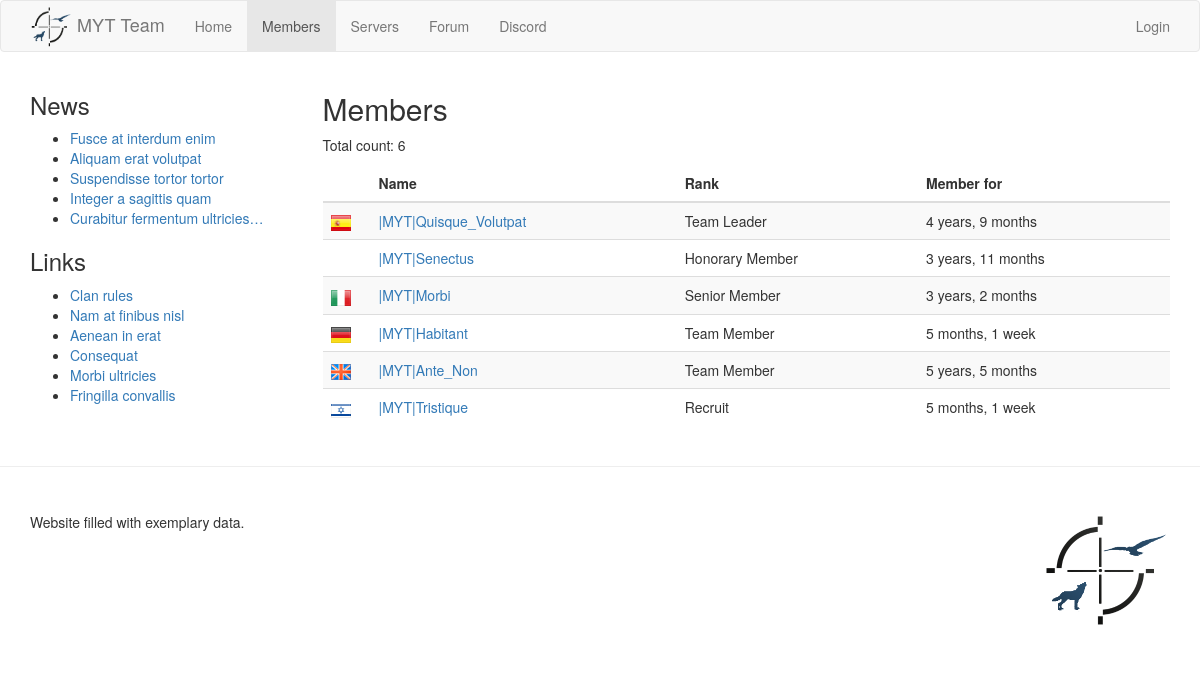
The page /members/ on the database its author committed.
### homepage/models.py (models this page shows, shortened)
class News(models.Model):
	title = models.CharField(max_length=150)
	body = models.TextField()
	date_written = models.DateTimeField(auto_now_add=True)
	date_modified = models.DateTimeField(auto_now=True)
	is_sticky = models.BooleanField("pin at the top", default=False)
	is_draft = models.BooleanField("save as draft", default=False)
	objects = NewsManager()
	class Meta:
		verbose_name_plural = "news"

class Setting(models.Model):
	key = models.CharField(primary_key=True, max_length=50)
	verbose_key = models.CharField("setting", max_length=50, blank=True, null=True)
	hints = models.TextField(blank=True, null=True)
	value = models.TextField(blank=True)
	@staticmethod
	def fetch_setting(key, default=""):
		try:
			setting = Setting.objects.get(key=key)
		except Setting.DoesNotExist:
			return default
		if setting.value:
			return setting.value
		else:
			return default

class Player(models.Model):
	MALE = 1
	FEMALE = 2
	GENDER_CHOICES = (
		(MALE, 'Male'),
		(FEMALE, 'Female'),
	)
	user = models.OneToOneField(User, on_delete=models.CASCADE, primary_key=True, verbose_name="associated account")
	rank = models.ForeignKey("homepage.Rank", on_delete=models.SET_NULL, blank=True, null=True, help_text="Every member must have a rank")
	games = models.ManyToManyField("homepage.Game", related_name="players")
	country = models.ForeignKey("homepage.Country", on_delete=models.SET_NULL, null=True, blank=True)
	is_member = models.BooleanField(default=True)
	date_joined = models.DateField("joined the clan on")
	date_left = models.DateField("left the clan on", null=True, blank=True, help_text="Leave blank if currently is a member")
	first_name = models.CharField(max_length=20, null=True, blank=True)
	birthday = models.DateField(null=True, blank=True)
	gender = models.PositiveIntegerField(choices=GENDER_CHOICES, blank=True, null=True)
	discord_profile = models.CharField(max_length=20, null=True, blank=True, help_text="Discord name and discriminator in format: Example#1234")
	steam_profile = models.CharField(max_length=150, null=True, blank=True, help_text="Full URL to steam profile")
	forum_profile = models.PositiveIntegerField(null=True, blank=True, help_text="User ID on phpBB forum")
	db_profile = models.PositiveIntegerField("DB profile", null=True, blank=True, help_text="Profile ID in players database")
	objects = PlayerManager()
	def member_name(self):
		if not self.is_member:
			return self.user.username
		else:
			return "|MYT|" + self.user.username

class Country(models.Model):
	name = models.CharField(max_length=20)
	flag = models.FilePathField(path=settings.MEDIA_ROOT+"flags/", allow_files=True, blank=True, null=True)
	def flag_url(self):
		if self.flag:
			return settings.MEDIA_URL+"flags/"+os.path.basename(self.flag)
		return ""
	class Meta:
		verbose_name_plural = "countries"

class Rank(models.Model):
	name = models.CharField(max_length=30)
	suffix = models.CharField(max_length=10, null=True, blank=True, help_text="Suffix added to member's name, for example: >SrM<")
	value = models.IntegerField(help_text="Used for sorting; greater value -> rank displayed higher")
	objects = RankManager()

### homepage/views.py (the view)
# urls.py: url(r'^members/$', views.members, name="members"),
def members(request):
	return render(request, 'homepage/members.html', merge_dicts(get_common_context(), {
		'members': Player.objects.members().order_by("-rank__value", "-date_joined"),
	}))

### homepage/models.py (called while the page is built)
	def get_queryset(self, *args, **kwargs):
		return super(PlayerManager, self).get_queryset().order_by("user__username")

	def members(self):
		return self.get_queryset().filter(is_member=True)

	def new_members(self, period=30):
		return self.members().filter(date_joined__gte=timezone.now()-datetime.timedelta(days=period))

	def get_queryset(self, *args, **kwargs):
		return super(NewsManager, self).get_queryset().order_by("-is_sticky", "-date_written")

	def public(self):
		return self.get_queryset().filter(is_draft=False)

	def latest(self, count=5):
		return self.public()[:count]

### homepage/views.py (called while the page is built)
def get_common_context():
	return {
		'latest_news': News.objects.latest(),
		'new_members': Player.objects.new_members(),
		'links': Setting.fetch_setting('links', '[links]'),
		'footer': Setting.fetch_setting('footer', '[footer]'),
	}

### myt_homepage/utils.py (called while the page is built)
def merge_dicts(*dict_args):
    result = {}
    for dictionary in dict_args:
        result.update(dictionary)
    return result

### homepage/templates/homepage/members.html (shortened to what this page needs)
{% extends "homepage/base.html" %}
{% load static %}
{% block content %}
	<div class="row">
		<div class="col-md-3">
			{% include 'homepage/includes/sidebar.html' %}
		</div>
		<div class="col-md-9">
			<section>
				<h2>Members</h2>
				{% if members %}
				<p>Total count: {{members|length}}</p>
				<table class="table table-striped">
					<thead>
						<tr>
							<th style="width: 48px;"></th>
							<th>Name</th>
							<th>Rank</th>
							<th>Member for</th>
						</tr>
					</thead>
					<tbody>
						{% for member in members %}
						<tr>
							<td>{% include 'homepage/includes/country_flag.html' with country=member.country %}</td>
							<td><a href="{% url 'homepage:member' member.pk %}">{{member.member_name}}</a></td>
							<td>{{member.rank.name}}</td>
							<td>{{member.date_joined|timesince}}</td>
						</tr>
						{% endfor %}
					</tbody>
				</table>
				{% else %}
				<p>There are no members.</p>
				{% endif %}
			</section>
		</div>
	</div>
{% endblock %}

### homepage/templates/homepage/base.html (shortened to what this page needs)
{% load static %}
<!DOCTYPE html>
<html lang="en">
	<head>
		<link rel="stylesheet" href="{% static 'css/bootstrap.min.css' %}" type="text/css"/>
		<link rel="stylesheet" href="{% static 'css/main_theme.css' %}" type="text/css"/>
	</head>
	<body>
		<header>
			<nav class="navbar navbar-default">
				<div class="container">
					<div class="navbar-header">
						<a class="navbar-brand" href="{% url 'homepage:index' %}">
							<img src="{% static 'img/logo.png' %}" alt="MYT">
							MYT Team
						</a>
					</div>
					<ul class="nav navbar-nav">
						<li class="{% if request.path == '/' %}active{% endif %}"><a href="{% url 'homepage:index' %}">Home</a></li>
						<li class="{% if '/members' in request.path %}active{% endif %}"><a href="{% url 'homepage:members' %}">Members</a></li>
						<li class="{% if '/servers' in request.path %}active{% endif %}"><a href="{% url 'homepage:servers' %}">Servers</a></li>
						<li><a href="{% url 'homepage:forum' %}" target="_blank">Forum</a></li>
						<li><a href="{% url 'homepage:discord' %}" target="_blank">Discord</a></li>
					</ul>
					<ul class="nav navbar-nav navbar-right">
						<li><a href="{% url 'admin:index' %}" target="_blank">{% if user.is_authenticated %}Admin panel{% else %}Login{% endif %}</a></li>
					</ul>
				</div>
			</nav>
		</header>
		<div class="container">
			{% block content %}{% endblock %}
		</div>
		<hr>
		<footer>
			<div class="container">
				<div class="row" style="margin-top: 25px; margin-bottom: 35px;">
					<div class="col-md-8">
						{{footer|safe}}
					</div>
					<div class="col-md-4" style="text-align: right;">
						<a href="{% url 'homepage:index' %}"><img src="{% static 'img/logo.png' %}" alt="MYT" class="footer-logo"></a>
					</div>
				</div>
			</div>
		</footer>
	</body>
</html>

### homepage/templates/homepage/includes/sidebar.html (shortened to what this page needs)
{% if latest_news %}
<section>
	<h3>News</h3>
	<ul>
	{% for l_news in latest_news %}
		<li><a href="{% url 'homepage:news' l_news.pk %}">{{ l_news.title|truncatechars:30 }}</a></li>
	{% endfor %}
	</ul>
</section>
{% endif %}
{% if links %}
<section>
	<h3>Links</h3>
	{{ links|safe }}
</section>
{% endif %}

### homepage/templates/homepage/includes/country_flag.html
{% if country %}<img src="{{ country.flag_url }}" alt="" class="{{img_class|default:'small-flag'}}">{% endif %}

### homepage/static/css/main_theme.css (style rules this page uses)
p { text-align: justify; }
.navbar-brand { padding-top: 5px; padding-bottom: 5px; }
.navbar-brand > img { display: inline-block; width: 42px; height: 42px; }
.small-flag { width: 20px; height: 16px; }
.footer-logo { width: 129px; height: 118px; opacity: 1.0; }

### rows shown on the page
News: title "Fusce at interdum enim"
News: title "Aliquam erat volutpat"
News: title "Suspendisse tortor tortor"
News: title "Integer a sagittis quam"
News: title "Curabitur fermentum ultricies…"
Setting: value "Clan rules Nam at finibus nisl Aenean in erat Consequat Morbi ultricies Fringilla convallis"
Player: flag_url (picture), member_name "|MYT|Quisque_Volutpat", rank.name "Team Leader", date_joined "4 years, 9 months"
Player: member_name "|MYT|Senectus", rank.name "Honorary Member", date_joined "3 years, 11 months"
Player: flag_url (picture), member_name "|MYT|Morbi", rank.name "Senior Member", date_joined "3 years, 2 months"
Player: flag_url (picture), member_name "|MYT|Habitant", rank.name "Team Member", date_joined "5 months, 1 week"
Player: flag_url (picture), member_name "|MYT|Ante_Non", rank.name "Team Member", date_joined "5 years, 5 months"
Player: flag_url (picture), member_name "|MYT|Tristique", rank.name "Recruit", date_joined "5 months, 1 week"
Setting: value "Website filled with exemplary data."

### other values the page prints
{{ members|length }} "6"
